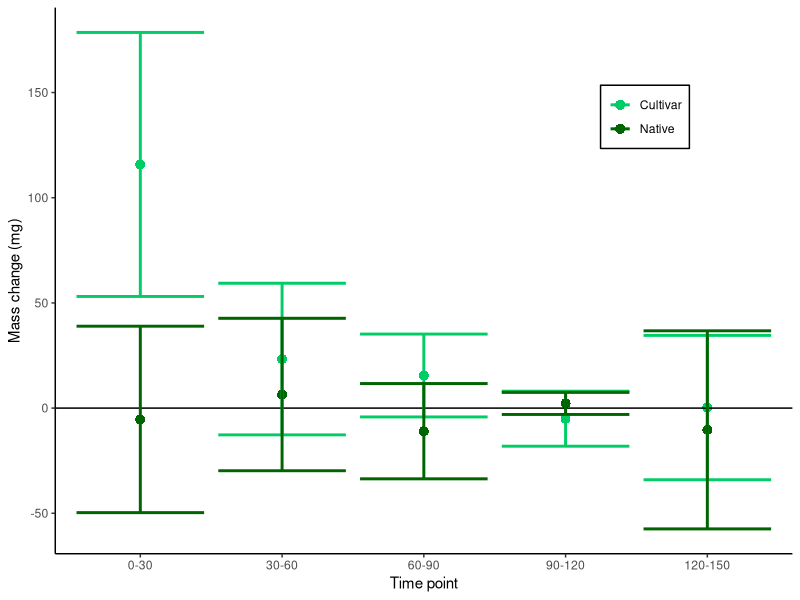

R code for this plot:
###########################################################################################
##
## R source code to accompany Hoffman, Perretta, and Smith (2018), last updated 26 October 2017.
## Please contact Ava Hoffman (avamariehoffman@gmail.com) with questions.
##
## If you found this code useful, please cite the accompanying paper. Thank you! :)
## 
##
###########################################################################################

## SET YOUR WORKING DIRECTORY TO WHEREVER YOU HAVE DOWNLOADED ACCOMPANYING FILES
wd <- '<your path here>'
setwd(wd)
library(ggplot2)

###########################################################################################
## This code examines the difference in plant weight over time to determine optimal acclimation
## time for plants entering the palatability or preference assays. This code generates and 
## accompanies Fig. 1. 
###########################################################################################

cd1=c(150.8,130.5,148.5,108.4,40.9) ## differences in mass between time point 1 and 2, for cultivar
cd2=c(67.9,6.4,24.6,8,9.7) ## differences in mass between time point 2 and 3... and so on
cd3=c(11,11.5,40.6,6.3,8.1)
cd4=c(5.7,-18.8,0.9,-4.2,-8.8)
cd5=c(-42.6,7,20,12.7,4.2)

t.test(cd1,cd2) ## differ
t.test(cd2,cd3) ## do not differ
t.test(cd3,cd4) ## differ
t.test(cd4,cd5) ## do not differ - mass difference has not changed between time 4 & 5 versus 5 & 6

nd1=c(22,6.4,23.7,-36.9,-42.1) ## differences in mass between time point 1 and 2, for native
nd2=c(-6.7,0.8,-19.6,49.3,8.5) ## differences in mass between time point 2 and 3... and so on
nd3=c(5.5,0.7,-8.5,-35.8,-16.8)
nd4=c(2.2,3,7.8,-2.6,0.7)
nd5=c(26.4,7.4,7.5,-45,-48)

t.test(nd1,nd2) ## do not differ
t.test(nd2,nd3) ## do not differ
t.test(nd3,nd4) ## do not differ
t.test(nd4,nd5) ## do not differ - mass difference has changed little for native, but since cultivar needs adjustment,
  ## both types will be acclimated

startdata <- rbind(cd1,cd2,cd3,cd4,cd5,nd1,nd2,nd3,nd4,nd5) ## combine data for plotting
ggdata <- data.frame()
for(i in 1:10){
  ggdata[i,1] <- mean(startdata[i,]) ## mean
  ggdata[i,2] <- (mean(startdata[i,])) - qt(0.975,df=4)*sd(startdata[i,])/sqrt(4) ## lower 95% interval bound
  ggdata[i,3] <- (mean(startdata[i,])) + qt(0.975,df=4)*sd(startdata[i,])/sqrt(4) ## upper 95% interval bound
}
names(ggdata) <- c("mean","lower95%","upper95%") ; ggdata
times <- c("1","2","3","4",'5',"1","2","3","4",'5') 
labs <- c("c","c","c","c",'c',"n","n","n","n",'n')
ggdata <- cbind(ggdata,times,labs)
ggdata$times <- as.factor(as.character(ggdata$times))

pdf(file="water_acclimation.pdf",height=4,width=4)
ggplot(ggdata, aes(y=mean, x=times, group=times, color=labs)) +
  xlab("Time point") +
  ylab("Mass change (mg)") +
  theme_classic() +
  geom_point(pch=16,size=3) +
  scale_color_manual(values=c("springgreen3","darkgreen"),labels=c("Cultivar","Native")) +
  scale_x_discrete(labels = c("0-30","30-60","60-90","90-120","120-150")) +
  theme(legend.position=c(.8,.8)) +
  geom_hline(yintercept = 0) +
  theme(legend.title = element_blank()) +
  geom_errorbar(aes(ymin=`lower95%`, ymax=`upper95%`), size=1) +
  theme(legend.background = element_rect(size=0.5, linetype="solid",colour="black"))
dev.off()